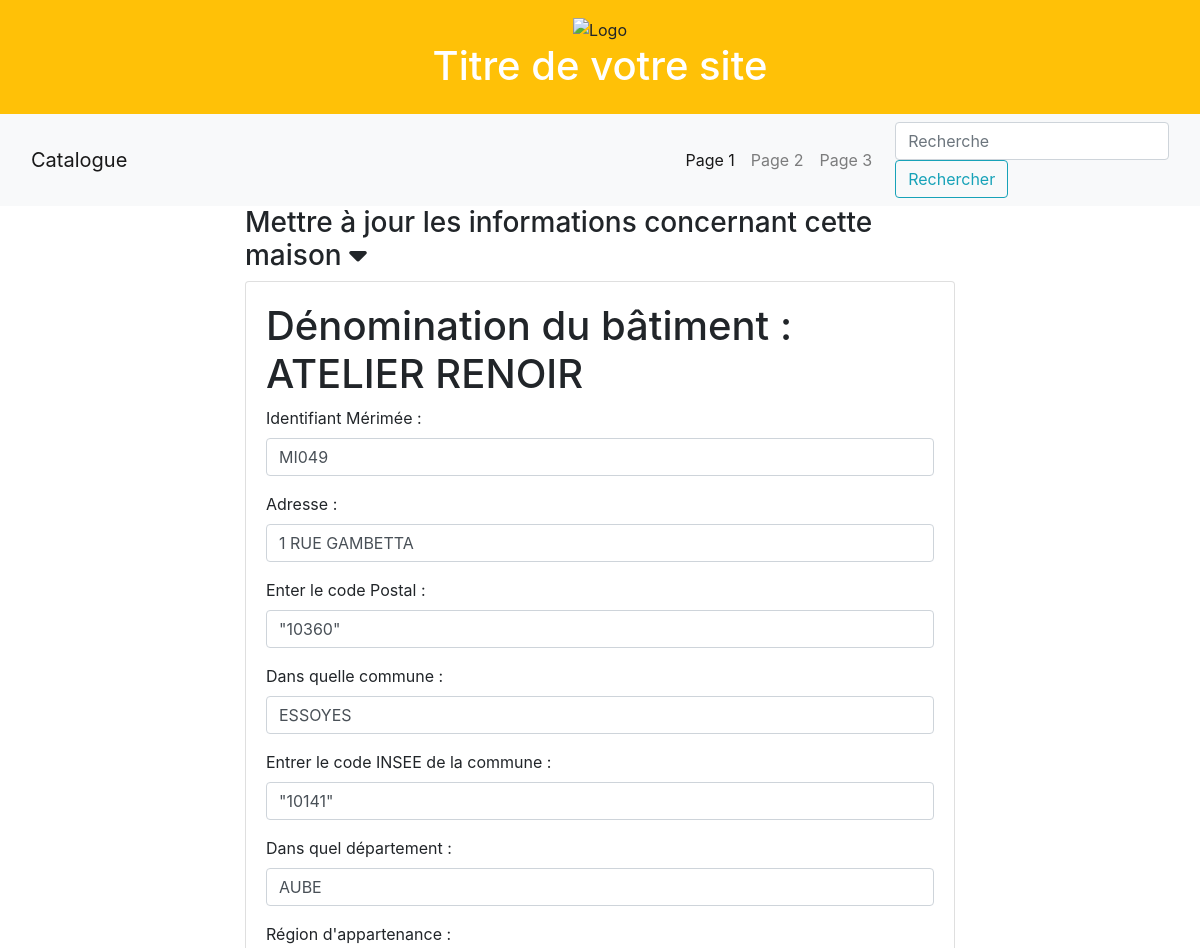
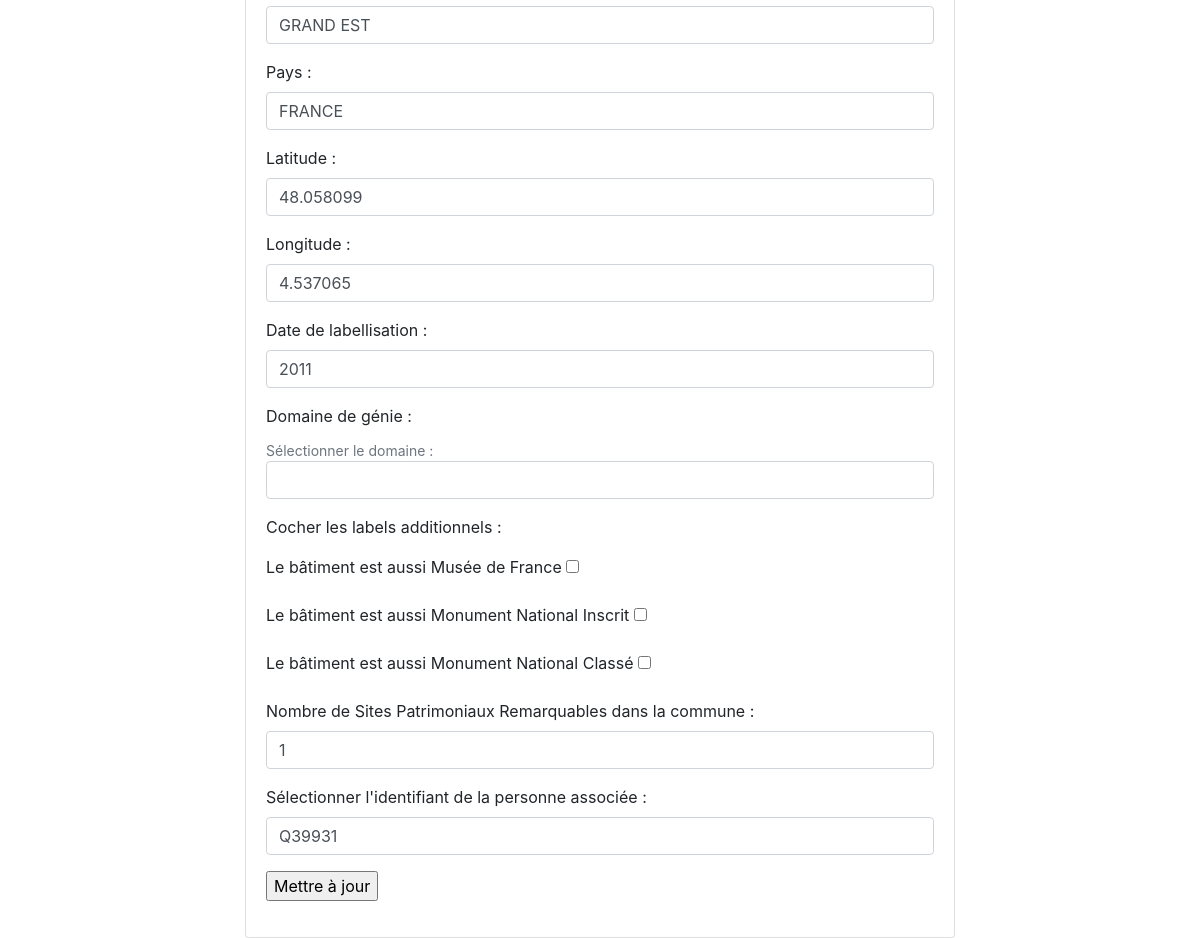
Before: /update/maisons/ATELIER RENOIR with the older database file (2 pictures, top to bottom).
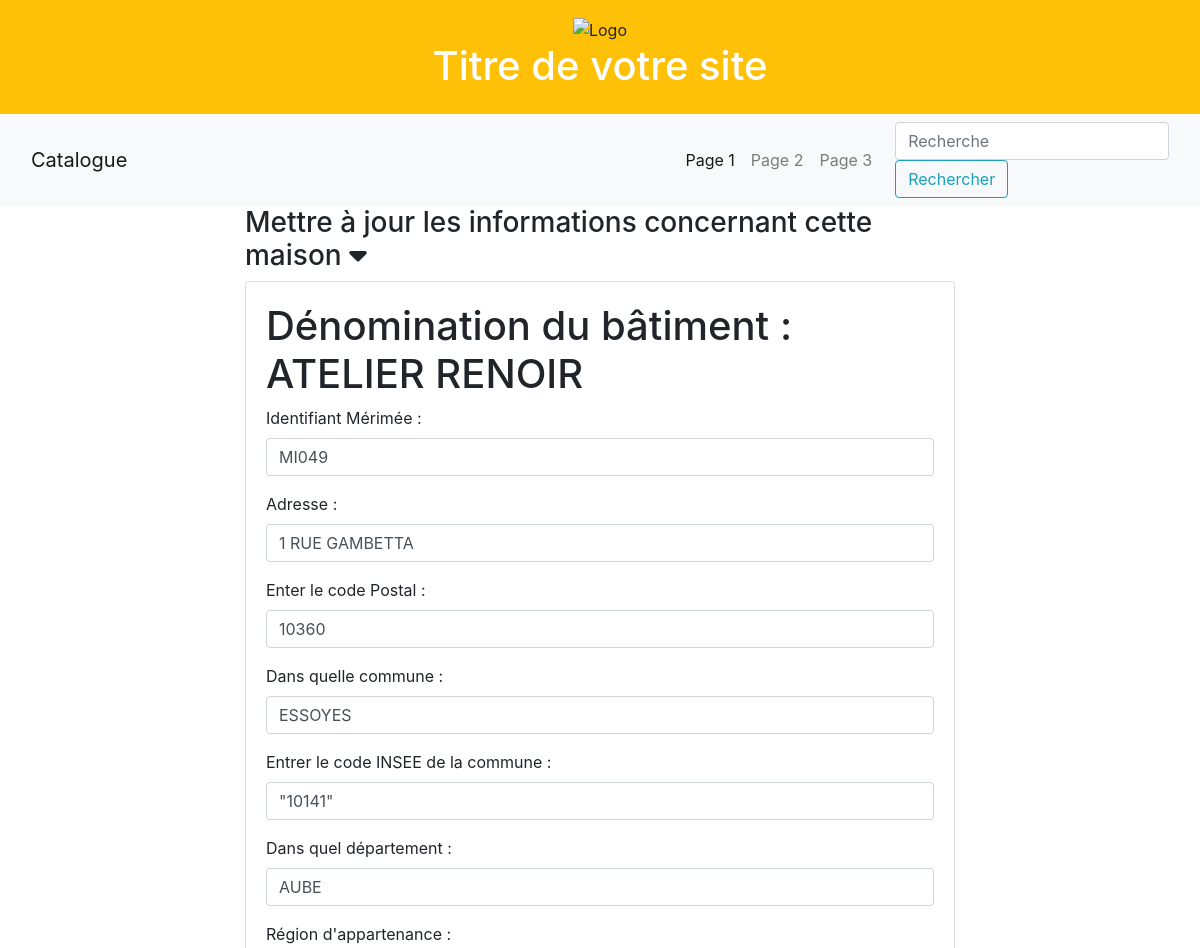
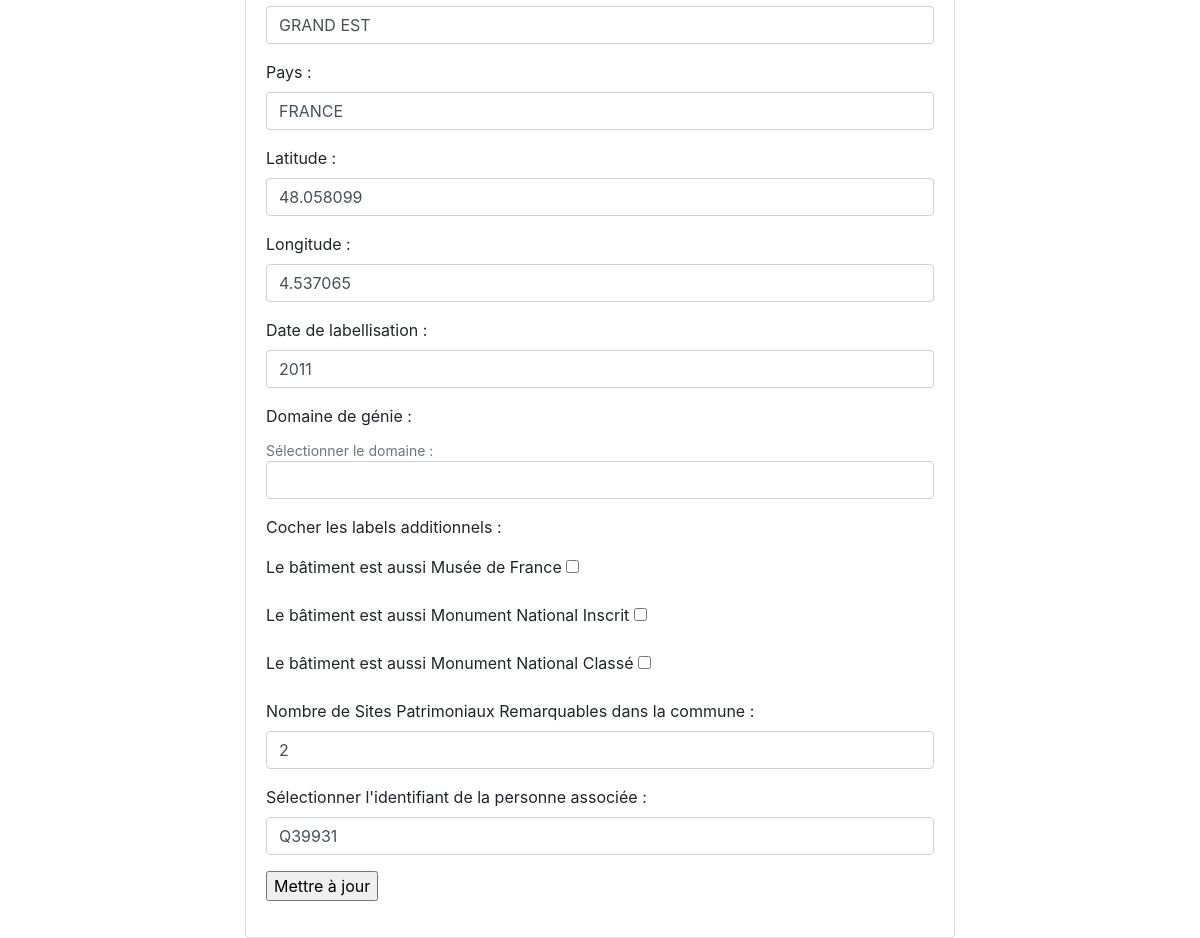
After: the same page with the newer database file (2 pictures, top to bottom).
### appli/app/models/data.py (models this page shows)
class Maisons(db.Model):
    __tablename__ = "maisons"
    id = db.Column(db.String(500), primary_key=True)
    denomination = db.Column(db.String(45))
    code_postal = db.Column(db.String(5))
    dpmt = db.Column(db.String(45))
    region = db.Column(db.String(45))
    adresse = db.Column(db.String(45))
    commune = db.Column(db.String(45))
    code_INSEE = db.Column(db.String(5))
    pays = db.Column(db.String(45))
    date_label = db.Column(db.Integer)
    latitude = db.Column(db.Float)
    longitude = db.Column(db.Float)
    museeFrance = db.Column(db.Boolean)
    monumentsInscrits = db.Column(db.Boolean)
    monumentsClasses = db.Column(db.Boolean)
    nombreSPR = db.Column(db.Integer, nullable=True)
    type = db.Column(db.Enum(Domaine))
    idWikidata = db.Column(
        db.String(20),
        db.ForeignKey('personnes.idWikidata'))
    @staticmethod
    def get_distinct_regions():
        distinct_regions = db.session.query(Maisons.region.distinct()).all()
        return [region[0] for region in distinct_regions]

### appli/app/routes/update.py (the view)
@app.route("/update/maisons/<string:nom_maison>", methods=['GET', 'POST'])
def update_maisons(nom_maison):
    distinct_regions = Maisons.get_distinct_regions()
    donnees= Maisons.query.filter(Maisons.denomination == nom_maison).first()
    form = UpdateMaisons(obj=donnees) #ne prends pas les valeurs pour domaine
    form.idWikidata.choices = [('','')] + [(personnes.idWikidata, personnes.idWikidata) for personnes in Personnes.query.all()]
    form.region.choices = [('','')] + [(region, region) for region in distinct_regions]
    form.type.choices = [('','')] + [(domaine.value, domaine.value) for domaine in Domaine]
    print("Formulaire est-il valide ?", form.validate_on_submit())
    if not form.validate_on_submit():
        app.logger.error("Erreurs de validation du formulaire : %s", form.errors)
    try:
        if form.validate_on_submit():
            id =  clean_arg(request.form.get("id", None))
            adresse =  clean_arg(request.form.get("adresse", None))
            commune =  clean_arg(request.form.get("commune", None))
            code_postal =  clean_arg(request.form.get("code_postal", None))
            code_INSEE =  clean_arg(request.form.get("code_INSEE", None))
            dpmt =  clean_arg(request.form.get("dpmt", None))
            region =  clean_arg(request.form.get("region", None))
            pays =  clean_arg(request.form.get("pays", None))
            latitude =  clean_arg(request.form.get("latitude", None))
            longitude =  clean_arg(request.form.get("longitude", None))
            date_label =  clean_arg(request.form.get("date_label", None))
            type =  clean_arg(request.form.get("type", None))
            museeFrance =  clean_arg(request.form.get("museeFrance", None))
            monumentsInscrits =  clean_arg(request.form.get("monumentsInscrits", None))
            monumentsClasses =  clean_arg(request.form.get("monumentsClasses", None))
            nombreSPR =  clean_arg(request.form.get("nombreSPR", None))
            idWikidata = clean_arg(request.form.get("idWikidata", None))
            maison_a_mettre_a_jour = Maisons.query.filter(Maisons.denomination == nom_maison).first()
            if maison_a_mettre_a_jour:
                maison_a_mettre_a_jour.id = id
                maison_a_mettre_a_jour.adresse = adresse
                maison_a_mettre_a_jour.commune = commune
                maison_a_mettre_a_jour.code_postal = code_postal
                maison_a_mettre_a_jour.code_INSEE = code_INSEE
                maison_a_mettre_a_jour.dpmt = dpmt
                maison_a_mettre_a_jour.region = region
                maison_a_mettre_a_jour.pays = pays
                maison_a_mettre_a_jour.latitude = latitude
                maison_a_mettre_a_jour.longitude = longitude
                maison_a_mettre_a_jour.date_label = date_label
                maison_a_mettre_a_jour.type = Domaine.obtenir_clef(type)
                maison_a_mettre_a_jour.museeFrance = True if museeFrance == 'y' else False
                maison_a_mettre_a_jour.monumentsInscrits = True if monumentsInscrits == 'y' else False
                maison_a_mettre_a_jour.monumentsClasses = True if monumentsClasses == 'y' else False
                maison_a_mettre_a_jour.nombreSPR = nombreSPR
                maison_a_mettre_a_jour.idWikidata = idWikidata
                db.session.commit()
                print("insertion faite")
                return redirect(url_for('info_maisons', nom_maisons=nom_maison))
            else:
                print("Aucun information sur cette maison.")
    except Exception as e:
        print(f"Une erreur s'est produite : {str(e)}")
        db.session.rollback()
    return render_template("pages/update_maisons.html",
            sous_titre= "Update maisons",
            form=form,
            donnees=donnees)

### appli/app/models/formulaires.py
class UpdateMaisons(FlaskForm):
    id =  StringField("id", validators=[DataRequired()])
    denomination =  StringField("denomination", validators=[])
    code_postal =  StringField("code_postal", validators=[])
    adresse =  StringField("adresse", validators=[])
    commune =  StringField("commune", validators=[])
    dpmt =  StringField("dpmt", validators=[])
    region =  SelectField("region", choices=[], validators=[])
    code_INSEE =  StringField("code_INSEE", validators=[])
    pays =  StringField("pays", validators=[])
    date_label =  StringField("date_label", validators=[])
    latitude =  StringField("latitude", validators=[])
    longitude =  StringField("longitude", validators=[])
    museeFrance =  BooleanField("musee_france", validators=[])
    monumentsInscrits =  BooleanField("monuments_inscrits", validators=[])
    monumentsClasses =  BooleanField("monuments_classes", validators=[])
    nombreSPR =  SelectField("Nombre_SPR", choices=[(None, '')] + [(i, str(i)) for i in range(1, 11)])
    type =  SelectField("type", choices=[], validators = [])
    idWikidata =  SelectField("id_wikidata", choices = [], validators=[])

### appli/app/templates/pages/update_maisons.html
{% extends "partials/conteneur.html" %}
{% block body %}
<div class="container">
    <div class="row">
        <div class="col-sm-2"></div>
        <div class="col-sm-8">
            <h3 data-toggle="collapse" data-target="#collapseExample" aria-expanded="false"
                aria-controls="collapseExample">
                Mettre à jour les informations concernant cette maison <i class="fa-solid fa-caret-down"></i>
        </h3>
            <div class="collapse show" id="collapseExample">
                <div class="card card-body">
                    {% include "partials/formulaires/update_maison.html" %}
                </div>
            </div>
        </div>
        <div class="col-sm-2"></div>
    </div>
</div>
{% endblock %}

### appli/app/templates/partials/formulaires/update_maison.html (shortened to what this page needs)
<form action="{{url_for('update_maisons', nom_maison=donnees.denomination)}}" method="POST" name="update_maisons">
{%if donnees%}
    <div>
       <h1>Dénomination du bâtiment :
        {{donnees.denomination}}</h1>
    </div>
    <div class="form-group">
        <label for="id">Identifiant Mérimée : </label>
        {{ form.id(class_="form-control") }}
    </div>
    <div class="form-group">
        <label for="adresse">Adresse : </label>
        {{ form.adresse(class_="form-control") }}
    </div>
    <div class="form-group">
        <label for="code_postal">Enter le code Postal : </label>
        {{ form.code_postal(class_="form-control") }}
    </div>
    <div class="form-group">
        <label for="commune">Dans quelle commune : </label>
        {{ form.commune(class_="form-control") }}
    </div>
    <div class="form-group">
        <label for="code_INSEE">Entrer le code INSEE de la commune : </label>
        {{ form.code_INSEE(class_="form-control") }}
    </div>
    <div class="form-group">
        <label for="dpmt">Dans quel département : </label>
        {{ form.dpmt(class_="form-control") }}
    </div>
    <div class="form-group">
        <label for="region">Région d'appartenance : </label>
        {{ form.region(class_="form-control") }}
    </div>
    <div class="form-group">
        <label for="pays">Pays : </label>
        {{ form.pays(class_="form-control") }}
    </div>
    <div class="form-group">
        <label for="latitude">Latitude : </label>
        {{ form.latitude(class_="form-control") }}
    </div>
    <div class="form-group">
        <label for="longitude">Longitude : </label>
        {{ form.longitude(class_="form-control") }}
    </div>
    <div class="form-group">
        <label for="date_label">Date de labellisation : </label>
        {{ form.date_label(class_="form-control") }}
    </div>
    <div class="form-group">
        <label for="type">Domaine de génie : </label>
        <small id="type" class="form-text text-muted">Sélectionner le domaine : </small>
        {{ form.type(class_="form-control") }}
    </div>
    <div class="form-group">
        <p>Cocher les labels additionnels : </p>
        <label for="musee_france">Le bâtiment est aussi Musée de France </label>
        {{ form.museeFrance() }}
    </div>
    <div class="form-group">
        <label for="monuments_inscrit">Le bâtiment est aussi Monument National Inscrit </label>
        {{ form.monumentsInscrits() }}
    </div>
    <div class="form-group">
        <label for="monuments_classes">Le bâtiment est aussi Monument National Classé </label>
        {{ form.monumentsClasses() }}
    </div>
    <div class="form-group">
        <label for="nombre_SPR">Nombre de Sites Patrimoniaux Remarquables dans la commune : </label>
        {{ form.nombreSPR(class_="form-control") }}
    </div>
    <div class="form-group">
        <label for="id_wikidata">Sélectionner l'identifiant de la personne associée : </label>
        {{ form.idWikidata(class_="form-control") }}
    </div>
    {%endif%}
    <p><input type="submit" value="Mettre à jour"></p>
</form>

Changed rows visible on the page:
changed Maisons "ATELIER RENOIR": code_postal "\"10360\"" → "10360"; nombreSPR "1" → "2"
